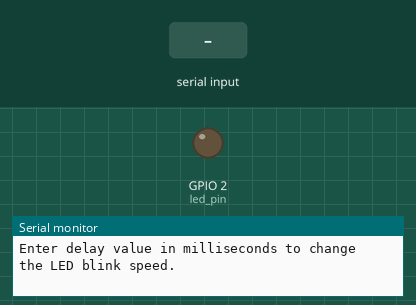
The sketch below on a simulated ESP32. Shown: output pins drawn as LEDs (lit = HIGH), the last lines printed to the serial monitor. Dashed ring = blinking. The inputs (shaded band) are chosen by the test bench.

Above: at 1.8 s.
1.9 s: "5\n" received over Serial
At 2.5 s:
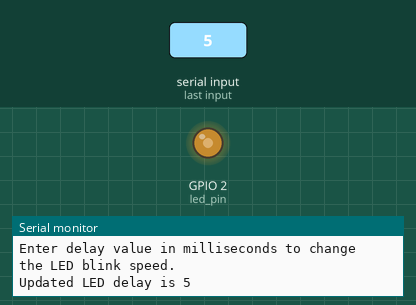
3.5 s: "90,45\n" received over Serial
At 3.72 s:
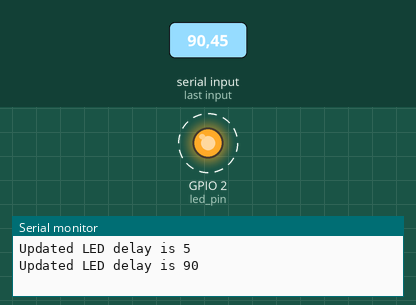
6.5 s: "30,150\n" received over Serial
8.0 s: "90\n" received over Serial
At 8.22 s:
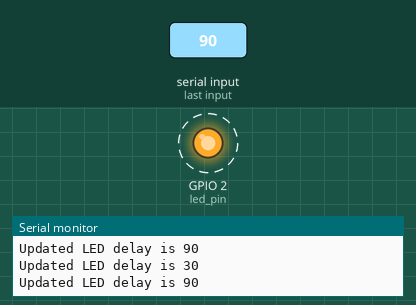
Timing chart, 0 to 12.0 s (numbered marks = the images above; inputs shaded):
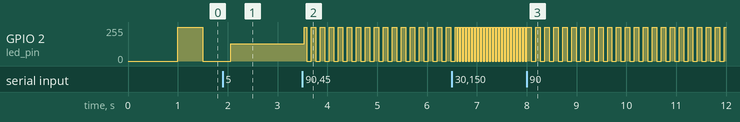

The sketch:

012FreeRTOS_LED_Blink_Period.ino
```cpp
//NodeMCU ESP32S ESP-WROOM-32
//Umur Dinçer
//LED blinking speed control using FreeRTOS

#include<stdlib.h>

#if CONFIG_FREERTOS_UNICORE
static const BaseType_t app_cpu = 0;
#else
static const BaseType_t app_cpu = 1;
#endif

static const uint8_t buffer_length = 20;
static const int     led_pin = LED_BUILTIN;
static int           led_blink_delay = 500;

void toggle_led(void *parameter){
  while(1){
    digitalWrite(led_pin, HIGH);
    vTaskDelay(led_blink_delay / portTICK_PERIOD_MS);
    digitalWrite(led_pin, LOW);
    vTaskDelay(led_blink_delay / portTICK_PERIOD_MS);
  }
}

void takeInputfromSerialM(void *parameter){
  char value;
  char buf[buffer_length];
  uint8_t index = 0;

  memset(buf, 0, sizeof(buf));

  while(1){
    if(Serial.available() > 0){
        value = Serial.read();

        if(value == '\n'){
          led_blink_delay = atoi(buf);
          Serial.print("Updated LED delay is ");
          Serial.println(led_blink_delay);
          memset(buf, 0, sizeof(buf));
          index = 0;
        }else{
          if(index < buffer_length - 1){
            buf[index] = value;
            index++;
          }
        }
    }
  }
}

void setup() {
 pinMode(led_pin, OUTPUT);

 Serial.begin(115200);
 vTaskDelay(1000 / portTICK_PERIOD_MS);
 Serial.println("Enter delay value in milliseconds to change the LED blink speed.");

 xTaskCreatePinnedToCore(
                        toggle_led,     // function to be called
                        "Toggle LED",   // task's name
                        1024,           // stack size (words)
                        NULL,           // parameter
                        1,              //task priority
                        NULL,           // task handle
                        app_cpu         // run on one core
 );

  xTaskCreatePinnedToCore(
                        takeInputfromSerialM,     // function to be called
                        "Serial read input",   // task's name
                        1024,           // stack size (words)
                        NULL,           // parameter
                        1,              //task priority
                        NULL,           // task handle
                        app_cpu         // run on one core
 );

 vTaskDelete(NULL);

}

void loop() {
  // put your main code here, to run repeatedly:

}
```

Measured:
- after the input at 3.5 s, GPIO 2 (led_pin): alternates 255/255 for 0.09 s and 0/255 for 0.09 s, starting at once
- after the input at 6.5 s, GPIO 2 (led_pin): alternates 255/255 for 0.03 s and 0/255 for 0.03 s, starting after 0.09 s
- after the input at 8.0 s, GPIO 2 (led_pin): alternates 255/255 for 0.09 s and 0/255 for 0.09 s, starting after 0.09 s
